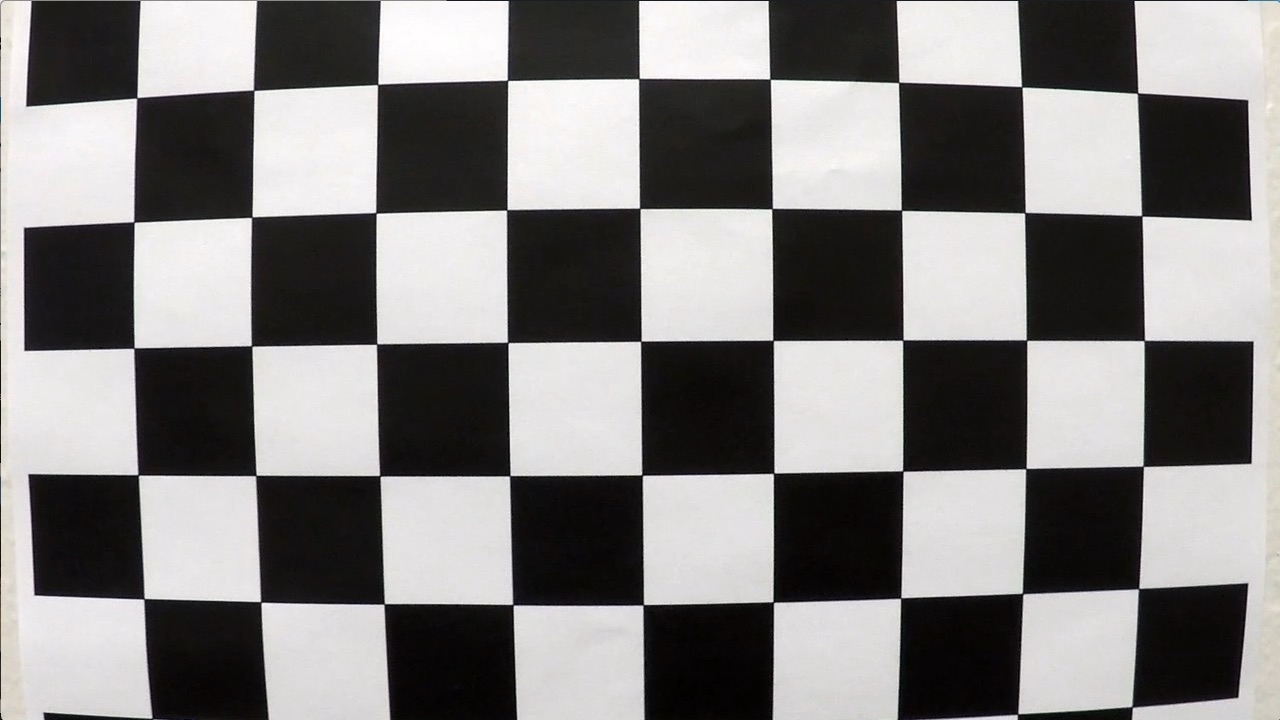
#> input picture advanced_lane_finder/data/camera_cal/calibration1.jpg, 1280 x 720 px
$ python -i gradient.py   (imports and definitions only)   (older library calls are emulated)
#> lines starting #> are read from the running program, lines starting #| are printed output that depends on the picture
import cv2
import numpy as np


class Gradient:
    def __init__(self, kernel_size=3):
        self.kernel_size_ = kernel_size
        self.x_ = []
        self.y_ = []

    def CalculateGradient(self, img):
        gray = cv2.cvtColor(img, cv2.COLOR_RGB2GRAY)
        self.x_ = cv2.Sobel(gray, cv2.CV_64F, 1, 0, ksize=self.kernel_size_)
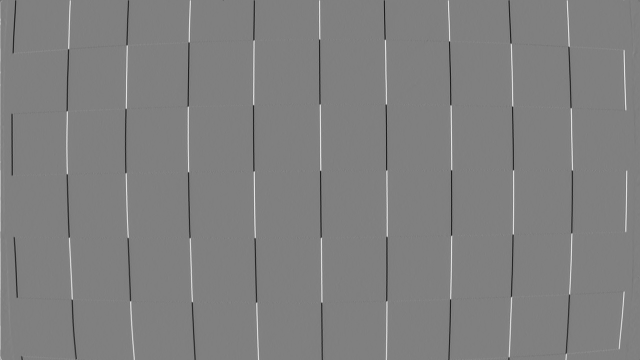
#> self.x_: shape (720, 1280) float64 (shown at 1/2 size); min -943, max 934, mean 0.4; drawn with min black and max white
        self.y_ = cv2.Sobel(gray, cv2.CV_64F, 0, 1, ksize=self.kernel_size_)
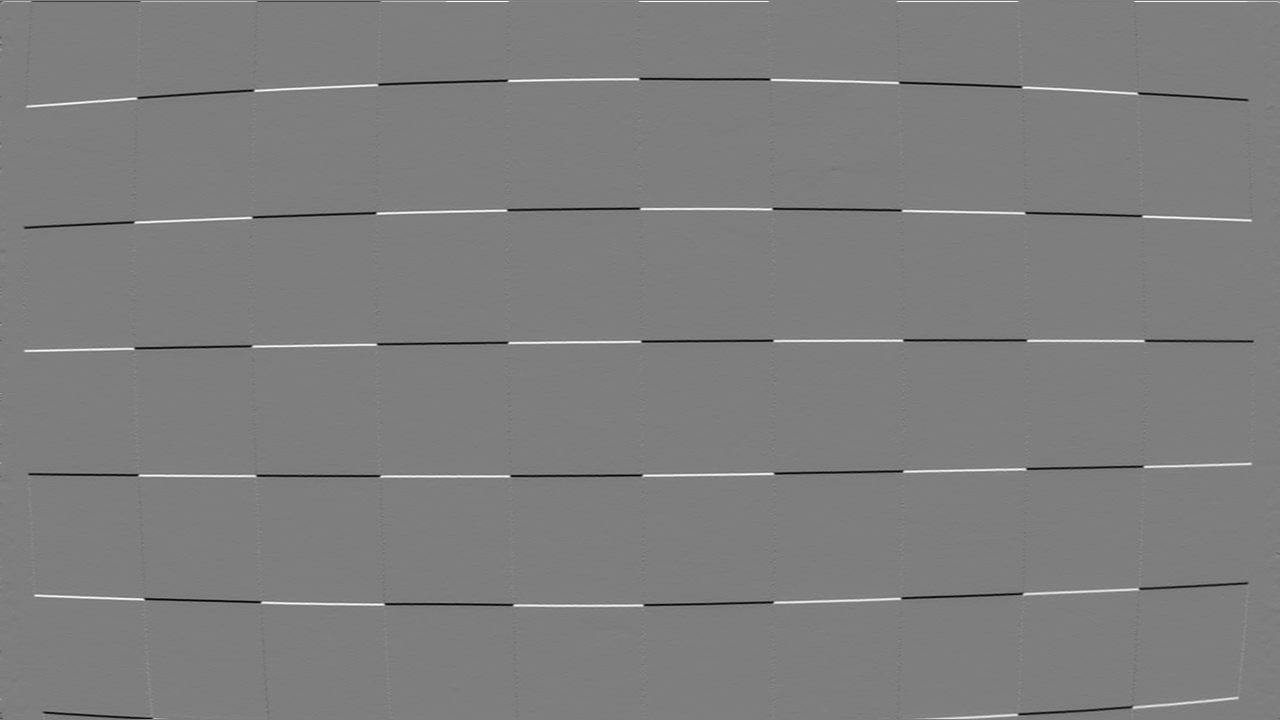
#> self.y_: shape (720, 1280) float64; min -889, max 904, mean 0.1; drawn with min black and max white

    def Scale(self, img, peak=255):
        return np.uint8(peak * img / np.max(img))

    # [21 lines left out: functions AbsoluteThreshold, MagnitudeThreshold, DirectionThreshold, not called in this run]

>>> import cv2
>>> picture = cv2.cvtColor(cv2.imread('../data/camera_cal/calibration1.jpg'), cv2.COLOR_BGR2RGB)
>>> result = Gradient().CalculateGradient(picture)

$ run again, on advanced_lane_finder/data/camera_cal/calibration10.jpg
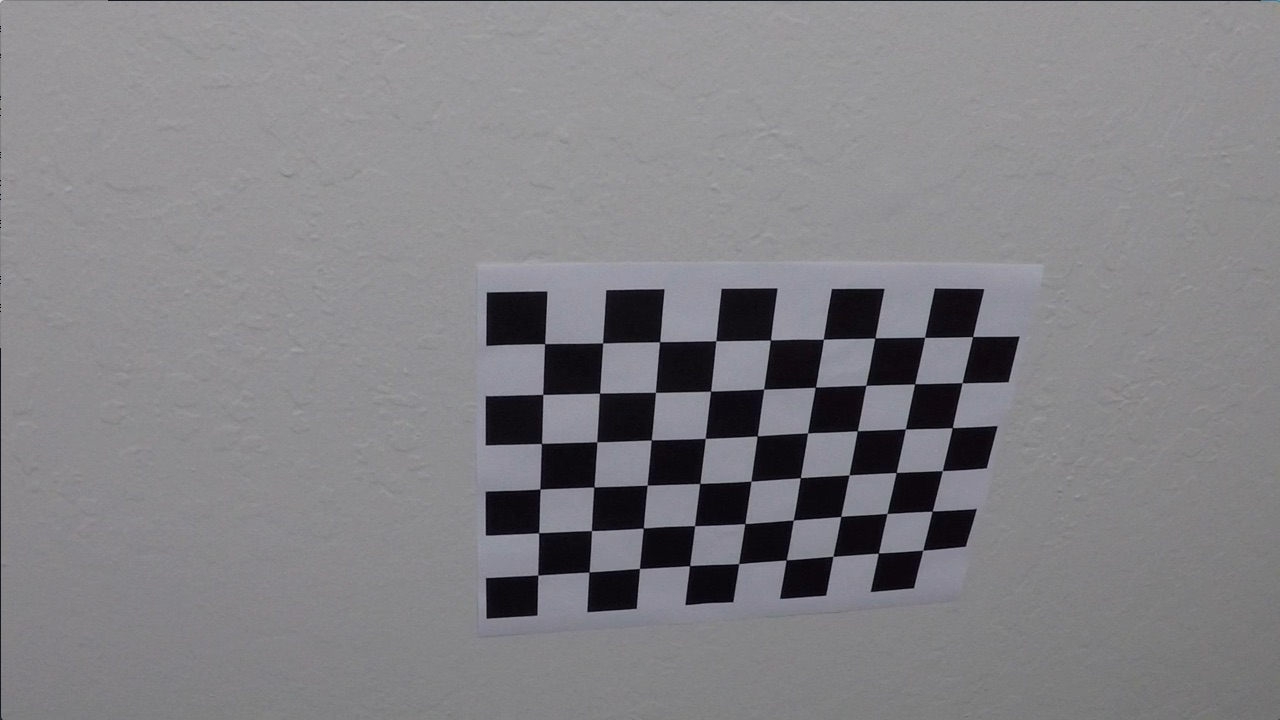
#> input picture advanced_lane_finder/data/camera_cal/calibration10.jpg, 1280 x 720 px
#> in CalculateGradient, `self.x_ = cv2.Sobel(gray, cv2.CV_64F, 1, 0, ksize=self.kernel_size_)`:
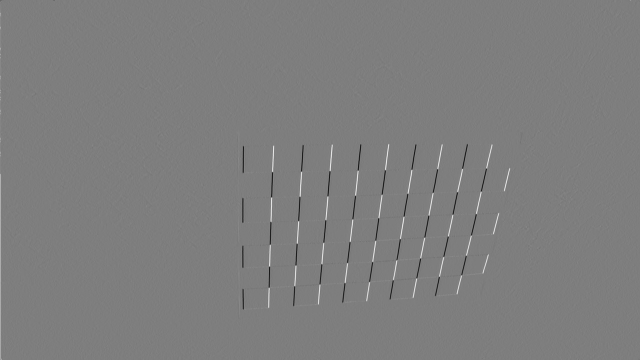
#> self.x_: shape (720, 1280) float64 (shown at 1/2 size); min -601, max 613, mean 0.2; drawn with min black and max white
#> in CalculateGradient, `self.y_ = cv2.Sobel(gray, cv2.CV_64F, 0, 1, ksize=self.kernel_size_)`:
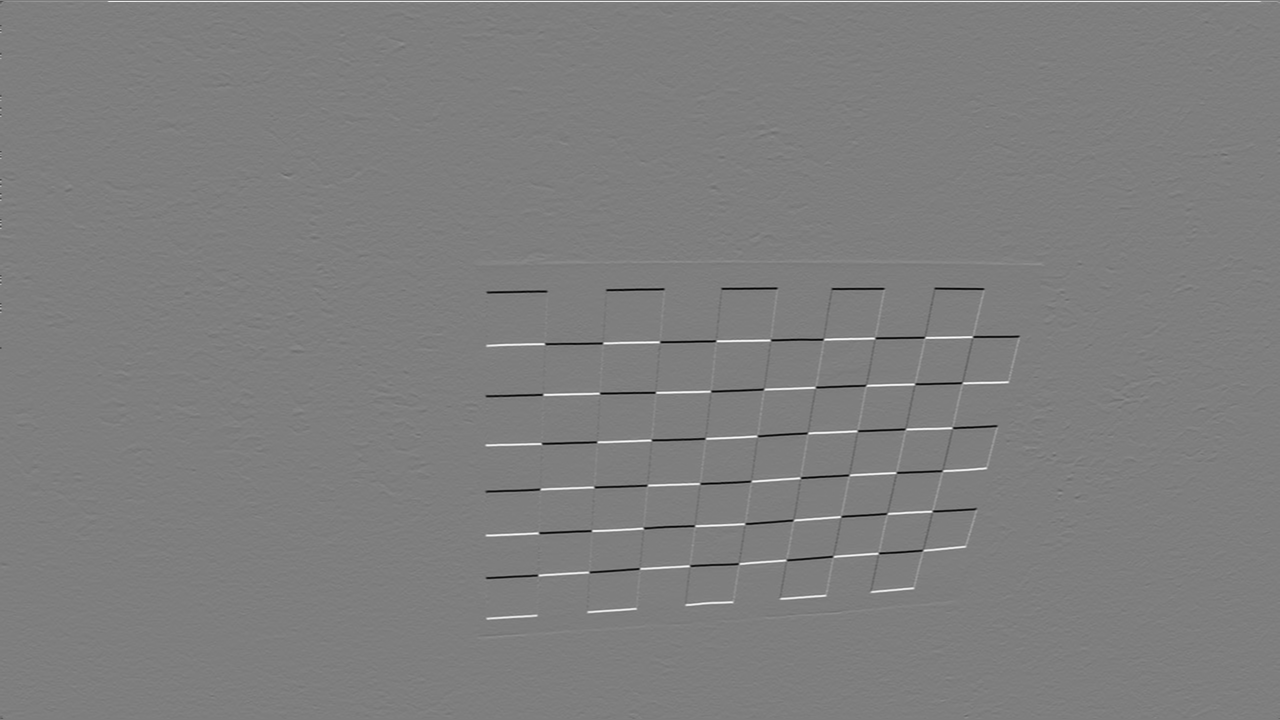
#> self.y_: shape (720, 1280) float64; min -596, max 603, mean 0.3; drawn with min black and max white

$ run again, on advanced_lane_finder/data/camera_cal/calibration11.jpg
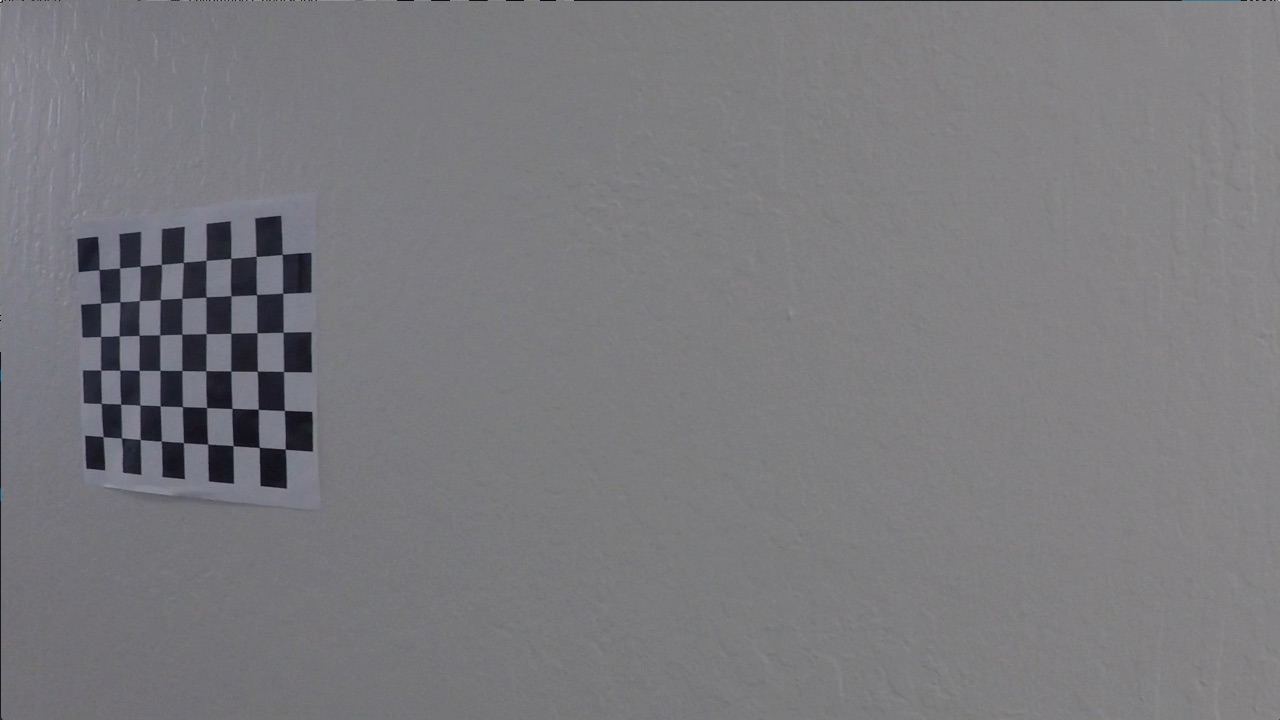
#> input picture advanced_lane_finder/data/camera_cal/calibration11.jpg, 1280 x 720 px
#> in CalculateGradient, `self.x_ = cv2.Sobel(gray, cv2.CV_64F, 1, 0, ksize=self.kernel_size_)`:
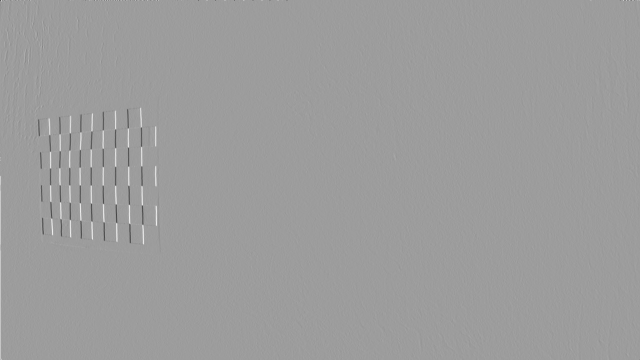
#> self.x_: shape (720, 1280) float64 (shown at 1/2 size); min -674, max 422, mean 0.2; drawn with min black and max white
#> in CalculateGradient, `self.y_ = cv2.Sobel(gray, cv2.CV_64F, 0, 1, ksize=self.kernel_size_)`:
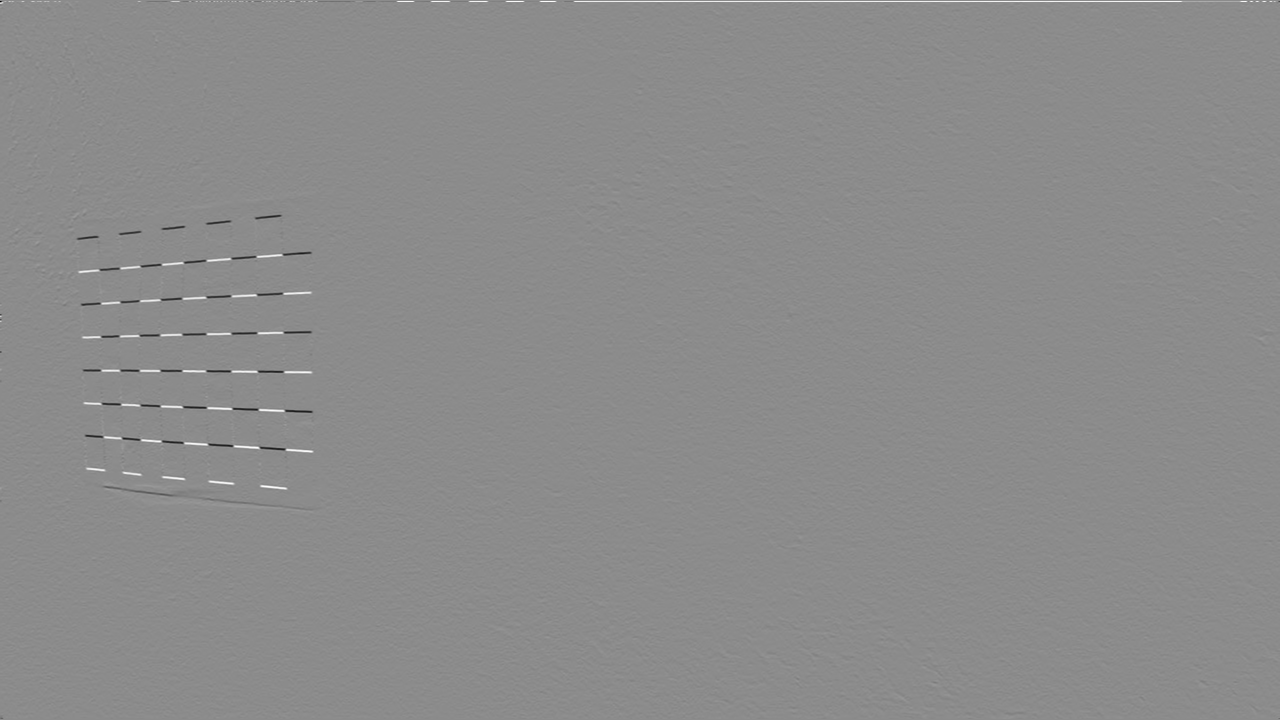
#> self.y_: shape (720, 1280) float64; min -552, max 455, mean 0.3; drawn with min black and max white
